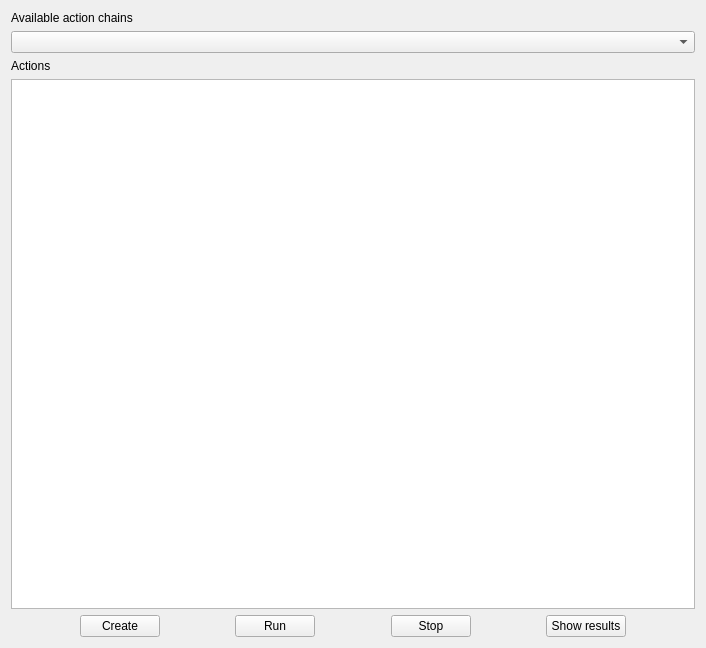
<?xml version="1.0" encoding="UTF-8"?>
<ui version="4.0">
 <class>MainWindow</class>
 <widget class="QMainWindow" name="MainWindow">
  <property name="geometry">
   <rect>
    <x>0</x>
    <y>0</y>
    <width>706</width>
    <height>648</height>
   </rect>
  </property>
  <property name="windowTitle">
   <string>MainWindow</string>
  </property>
  <widget class="QWidget" name="centralWidget">
   <layout class="QVBoxLayout" name="verticalLayout">
    <item>
     <widget class="QLabel" name="ActionChainsLabel">
      <property name="text">
       <string>Available action chains</string>
      </property>
     </widget>
    </item>
    <item>
     <widget class="QComboBox" name="ActionChainsComboBox"/>
    </item>
    <item>
     <widget class="QLabel" name="ActionsLabel">
      <property name="text">
       <string>Actions</string>
      </property>
     </widget>
    </item>
    <item>
     <widget class="QListWidget" name="ActionsListWidget"/>
    </item>
    <item>
     <layout class="QHBoxLayout" name="ButtonsLayout">
      <item>
       <spacer name="CreateLeftSpacer">
        <property name="orientation">
         <enum>Qt::Horizontal</enum>
        </property>
        <property name="sizeHint" stdset="0">
         <size>
          <width>40</width>
          <height>20</height>
         </size>
        </property>
       </spacer>
      </item>
      <item>
       <widget class="QPushButton" name="CreateButton">
        <property name="text">
         <string>Create</string>
        </property>
       </widget>
      </item>
      <item>
       <spacer name="CreateRunlSpacer">
        <property name="orientation">
         <enum>Qt::Horizontal</enum>
        </property>
        <property name="sizeHint" stdset="0">
         <size>
          <width>40</width>
          <height>20</height>
         </size>
        </property>
       </spacer>
      </item>
      <item>
       <widget class="QPushButton" name="RunButton">
        <property name="text">
         <string>Run</string>
        </property>
       </widget>
      </item>
      <item>
       <spacer name="RunStopSpacer">
        <property name="orientation">
         <enum>Qt::Horizontal</enum>
        </property>
        <property name="sizeHint" stdset="0">
         <size>
          <width>40</width>
          <height>20</height>
         </size>
        </property>
       </spacer>
      </item>
      <item>
       <widget class="QPushButton" name="StopButton">
        <property name="text">
         <string>Stop</string>
        </property>
       </widget>
      </item>
      <item>
       <spacer name="StopShowResultslSpacer">
        <property name="orientation">
         <enum>Qt::Horizontal</enum>
        </property>
        <property name="sizeHint" stdset="0">
         <size>
          <width>40</width>
          <height>20</height>
         </size>
        </property>
       </spacer>
      </item>
      <item>
       <widget class="QPushButton" name="ShowResultsButton">
        <property name="text">
         <string>Show results</string>
        </property>
       </widget>
      </item>
      <item>
       <spacer name="ShowResultsRightSpacer">
        <property name="orientation">
         <enum>Qt::Horizontal</enum>
        </property>
        <property name="sizeHint" stdset="0">
         <size>
          <width>40</width>
          <height>20</height>
         </size>
        </property>
       </spacer>
      </item>
     </layout>
    </item>
   </layout>
  </widget>
  <widget class="QMenuBar" name="menuBar">
   <property name="geometry">
    <rect>
     <x>0</x>
     <y>0</y>
     <width>706</width>
     <height>18</height>
    </rect>
   </property>
  </widget>
 </widget>
 <layoutdefault spacing="6" margin="11"/>
 <resources/>
 <connections/>
</ui>
